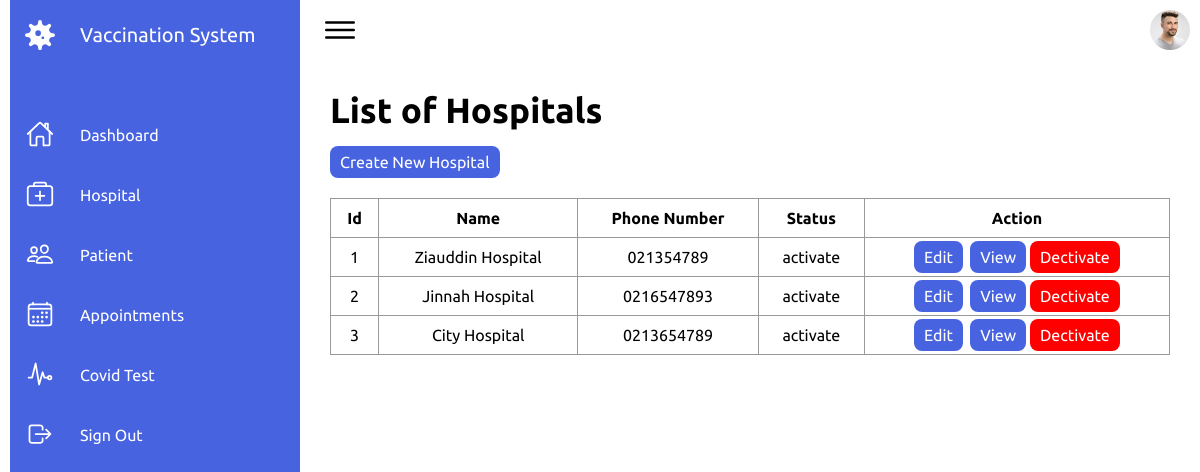
Screenshot of /Admin/hospital.php (signed in) with the database file from the repository.
### tables this page shows
CREATE TABLE `tbl_hospital` (
  `id` int(11) NOT NULL,
  `name` varchar(50) NOT NULL,
  `contact` varchar(15) NOT NULL,
  `cid` int(11) NOT NULL,
  `email` varchar(50) NOT NULL,
  `password` varchar(50) NOT NULL,
  `image` varchar(100) NOT NULL,
  `address` varchar(150) NOT NULL,
  `status` varchar(20) NOT NULL DEFAULT 'deactivate'
);

### Admin/hospital.php (the view, shortened to what this page needs)
<?php
    include("connection.php");
?>
<!DOCTYPE html>
<html lang="en">
<head>
    <link rel="stylesheet" href="assets/css/index.css">
</head>
<body>
    <div class="container">
        <?php
            include("navigation.php");
        ?>
        <div class="main">
            <div class="topbar">
                <div class="toggle">
                    <ion-icon name="menu-outline"></ion-icon>
                </div>
                <div class="user">
                    <a href='profile.php'><img src="assets/imgs/customer01.jpg" alt=""></a>
                </div>
            </div>
            <div class="mainContent">
                <h2 class="title">List of Hospitals</h2>
                <a href="add_new_hospital.php" class="btn">Create New Hospital</a>
                <table>
                    <thead>
                        <tr>
                            <th>Id</th>
                            <th>Name</th>
                            <th>Phone Number</th>
                            <th>Status</th>
                            <th>Action</th>
                        </tr>
                    </thead>
                    <tbody>
                        <?php
                            $query = "SELECT * FROM tbl_hospital";
                            $result = mysqli_query($connection,$query);
                            foreach($result as $row)
                            {
                                echo
                                "<tr>
                                    <td>$row[id]</td>
                                    <td>$row[name]</td>
                                    <td>$row[contact]</td>
                                    <td>$row[status]</td>
                                    <td>
                                    <a href='edit_hospital.php?id=$row[id]'>Edit</a>&nbsp;
                                    <a href='view_hospital.php?id=$row[id]'>View</a>&nbsp";
                                        if($row['status']=="deactivate")
                                        {
                                            echo "<a href='activate_hospital.php?id=$row[id]' class='btnactivate'>Activate</a>";
                                        }
                                        else
                                        {
                                            echo "<a href='deactivate_hospital.php?id=$row[id]' class='btndeactivate'>Dectivate</a>";
                                        }
                            }
                        ?>
                    </tbody>
                </table>
            </div>
        </div>
    </div>
</body>
</html>

### Admin/assets/css/index.css (style rules this page uses)
* { font-family: "Ubuntu", sans-serif; margin: 0; padding: 0; box-sizing: border-box; }
:root { --white: #fff; --gray: #f5f5f5; --black1: #222; --black2: #999; --blue:#4763e0; }
body { min-height: 100vh; overflow-x: hidden; }
.container { position: relative; width: 100%; }
.main { position: absolute; width: calc(100% - 300px); left: 300px; min-height: 100vh; background: var(--white); transition: 0.5s; }
.topbar { width: 100%; height: 60px; display: flex; justify-content: space-between; align-items: center; padding: 0 10px; }
.toggle { position: relative; width: 60px; height: 60px; display: flex; justify-content: center; align-items: center; font-size: 2.5rem; cursor: pointer; }
.user { position: relative; width: 40px; height: 40px; border-radius: 50%; overflow: hidden; cursor: pointer; }
.user img { position: absolute; top: 0; left: 0; width: 100%; height: 100%; object-fit: cover; }

### Admin/hospital.php (style rules this page uses)
.mainContent { padding: 30px; }
.mainContent .title { font-size: 35px; }
.mainContent table { width: 100%; }
.mainContent table,td,th { margin-top: 20px; border: 1px solid #999; text-align: center; border-collapse: collapse; padding: 10px; }
.mainContent table a { padding: 7px 10px; background-color: #4763e0; text-decoration: none; border-radius: 8px; color: #fff; }
.mainContent .btndeactivate { background-color: red; }
.mainContent .btn { display: inline-block; margin-top: 15px; padding: 7px 10px; background-color: #4763e0; text-decoration: none; border-radius: 8px; color: #fff; }

### rows the page displays
tbl_hospital: id "1", name "Ziauddin Hospital", contact "021354789", status "activate"
tbl_hospital: id "2", name "Jinnah Hospital", contact "0216547893", status "activate"
tbl_hospital: id "3", name "City Hospital", contact "0213654789", status "activate"
